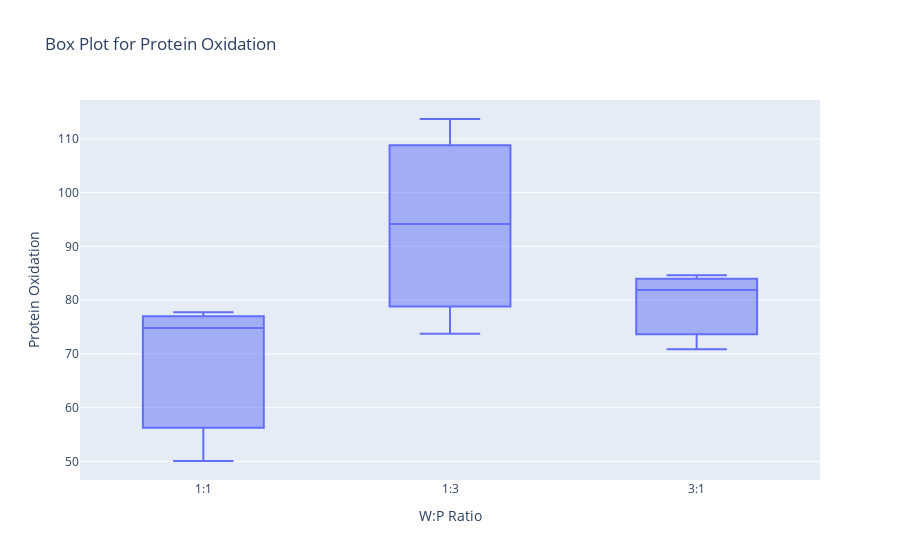

Notebook code cell kept with this figure:
### Markdown cell above
# Protein Oxidation

### Code cell
data = {
    'W:P': ['1:1', '1:3', '3:1', '1:1', '1:3', '3:1', '1:1', '1:3', '3:1'],
    'Protein Oxidation': [77.7396334, 73.73235695, 84.65789157, 74.80848771, 94.15386162, 81.90993233, 
                          50.07518484, 113.7074203, 70.88923336]
}

# 转换为 DataFrame
df = pd.DataFrame(data)

# 绘制箱线图
fig = px.box(df, x='W:P', y='Protein Oxidation', title="Box Plot for Protein Oxidation ",
             labels={'W:P': 'W:P Ratio', 'Protein Oxidation': 'Protein Oxidation'})

# 显示图表
fig.show()

### Figure 1 — Plotly figure (JSON) as saved in the notebook; plotly's stock layout.template omitted (floating-point values rounded to 4 significant figures)
{"data": [{"alignmentgroup": "True", "hovertemplate": "W:P Ratio=%{x}<br>Protein Oxidation=%{y}<extra></extra>", "legendgroup": "", "marker": {"color": "#636efa"}, "name": "", "notched": false, "offsetgroup": "", "orientation": "v", "showlegend": false, "type": "box", "x": ["1:1", "1:3", "3:1", "1:1", "1:3", "3:1", "1:1", "1:3", "3:1"], "x0": " ", "xaxis": "x", "y": [77.74, 73.73, 84.66, 74.81, 94.15, 81.91, 50.08, 113.7, 70.89], "y0": " ", "yaxis": "y"}], "layout": {"boxmode": "group", "legend": {"tracegroupgap": 0}, "title": {"text": "Box Plot for Protein Oxidation "}, "xaxis": {"anchor": "y", "domain": [0, 1], "title": {"text": "W:P Ratio"}}, "yaxis": {"anchor": "x", "domain": [0, 1], "title": {"text": "Protein Oxidation"}}}}
